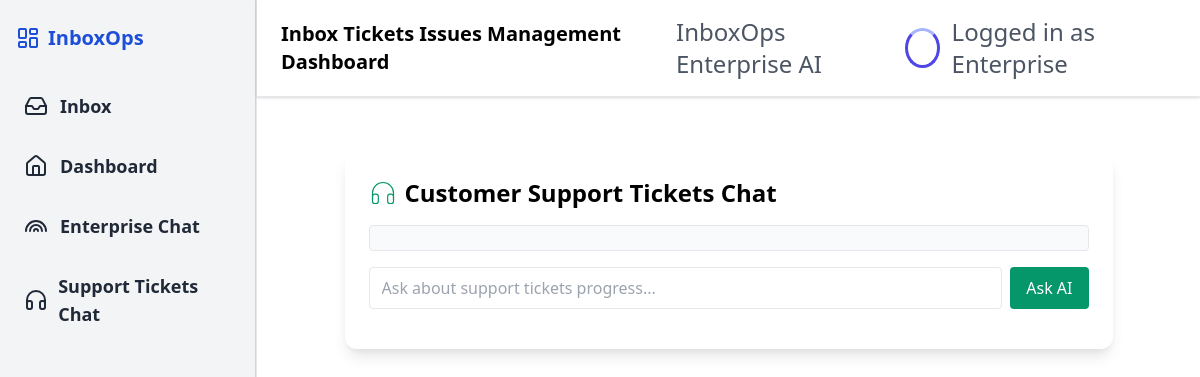
Before: /new with the older database file.
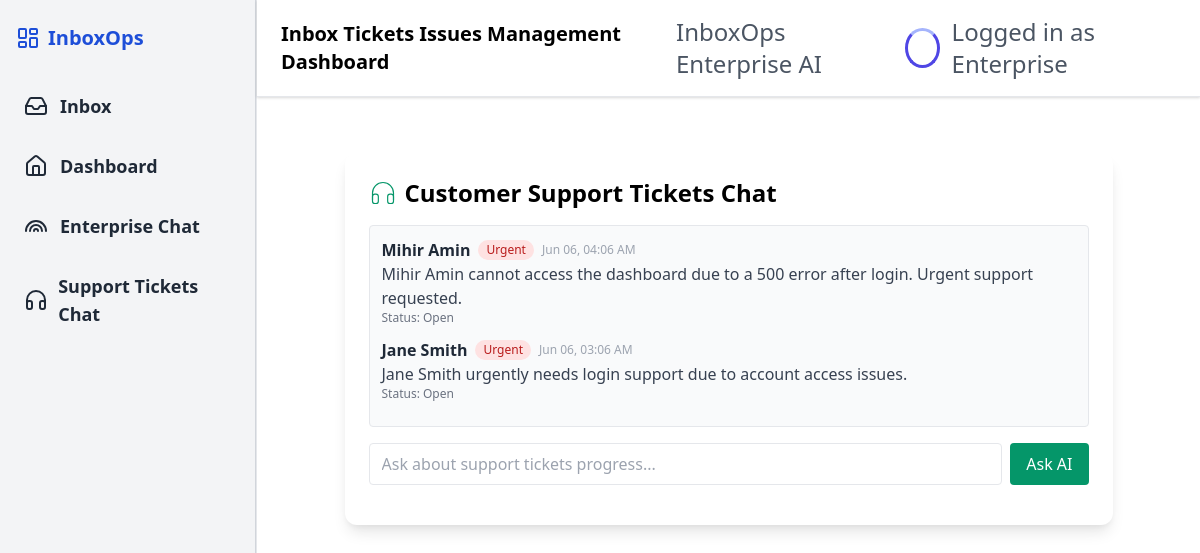
After: the same page with the newer database file.
### app/models.py (models this page shows)
class SupportTicket(Base):
    __tablename__ = "support_tickets"
    id = Column(Integer, primary_key=True, index=True)
    sender = Column(String, index=True)
    subject = Column(String)
    message = Column(Text)
    category = Column(String, default="General")  # General, Billing, Login, Feedback, Complaint
    criticality = Column(String, default="Medium")  # Low, Medium, High, Urgent
    status = Column(String, default="open")  # open, in_progress, resolved, closed
    summary = Column(Text, nullable=True)
    tags = Column(String, nullable=True)  # Comma-separated tags like "password, refund"
    key = Column(String, unique=True)
    assigned_to = Column(String, nullable=True)
    created_at = Column(DateTime, default=datetime.utcnow)

### app/main.py (the view)
@app.get("/new", response_class=HTMLResponse)
def new_chat(request: Request, db: Session = Depends(get_db)):
    tickets = db.query(models.SupportTicket).order_by(models.SupportTicket.created_at.desc()).limit(20).all()
    return templates.TemplateResponse("new_chat.html", {"request": request, "tickets": tickets})

### templates/new_chat.html (shortened to what this page needs)
{% extends "layout.html" %}
{% block content %}
<div class="max-w-3xl mx-auto mt-8 bg-white rounded-xl shadow-lg p-6">
  <h2 class="text-2xl font-bold mb-4 flex items-center gap-2">
    Customer Support Tickets Chat
  </h2>
  <div class="mb-4">
    <div class="overflow-y-auto max-h-64 border rounded p-3 bg-gray-50">
      {% for ticket in tickets %}
        <div class="mb-3">
          <div class="flex items-center gap-2">
            <span class="font-bold text-gray-800">{{ ticket.sender }}</span>
            <span class="text-xs px-2 py-0.5 rounded-full {{ 'bg-red-100 text-red-700' if ticket.criticality == 'Urgent' else 'bg-yellow-100 text-yellow-700' if ticket.criticality == 'High' else 'bg-green-100 text-green-700' }}">{{ ticket.criticality }}</span>
            <span class="text-xs text-gray-400">{{ ticket.created_at.strftime('%b %d, %I:%M %p') }}</span>
          </div>
          <div class="text-gray-700">{{ ticket.summary }}</div>
          <div class="text-xs text-gray-500">Status: {{ ticket.status|capitalize }}</div>
        </div>
      {% endfor %}
    </div>
  </div>
  <form id="support-chat-form" class="flex gap-2">
    <input id="support-chat-input" type="text" class="flex-1 border rounded px-3 py-2" placeholder="Ask about support tickets progress..." />
    <button type="submit" class="bg-green-600 text-white px-4 py-2 rounded">Ask AI</button>
  </form>
</div>
{% endblock %}

Changed rows visible on the page:
added SupportTicket: sender "Mihir Amin", criticality "Urgent", created_at "Jun 06, 04:06 AM", summary "Mihir Amin cannot access the dashboard due to a 500 error after login. Urgent support requested.", status "Open"
added SupportTicket: sender "Jane Smith", criticality "Urgent", created_at "Jun 06, 03:06 AM", summary "Jane Smith urgently needs login support due to account access issues.", status "Open"
